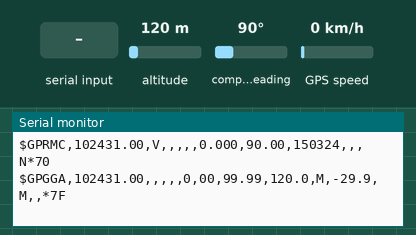
Recording of a sketch running on a simulated Arduino Uno, built with avr-gcc and run on an emulated ATmega328P. Parts: the last lines printed to the serial monitor. The test bench sets the inputs (shaded band); at power-on: altitude 120 m, compass heading 90°, GPS speed 0 km/h. The GPS gets a fix after 3 s at 37.7749, -122.4194 with 8 satellites.

Above: at 1.2 s.
1.3 s: altitude set to 20 m
At 2.4 s:
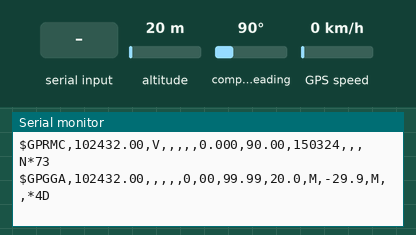
4.5 s: "1\n" received over the second serial link
At 4.9 s:
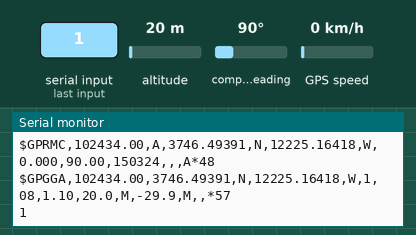
7.5 s: compass heading set to 269°
At 8.7 s:
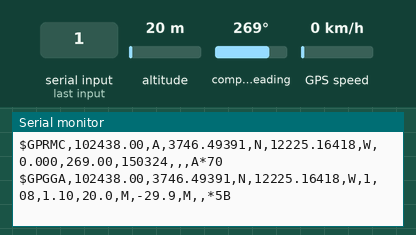
10.5 s: GPS speed set to 2 km/h
At 11.8 s:
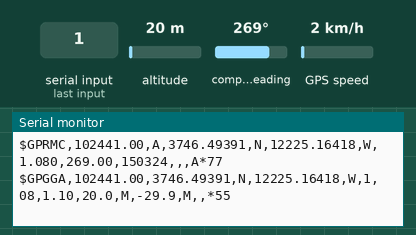
12.0 s: compass heading set to 7°
At 12.8 s:
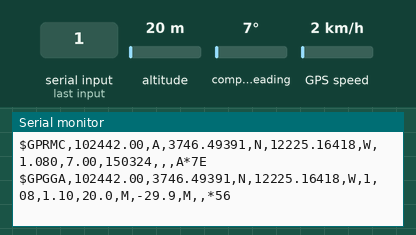
13.5 s: GPS speed set to 60 km/h
At 14.5 s:
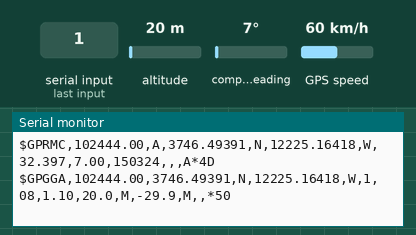
Timing chart, 0 to 16.5 s (numbered marks = the images above; inputs shaded):
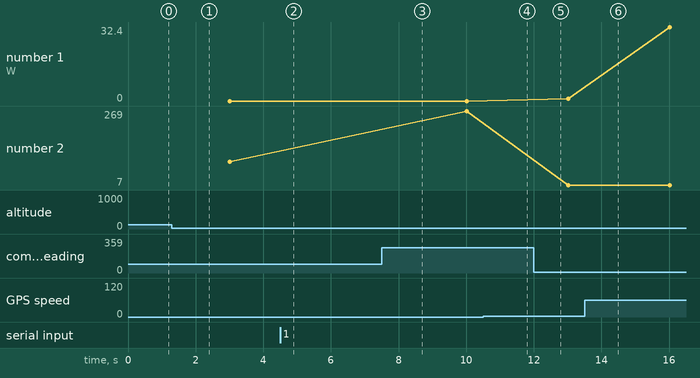

Measured:
- after the input at 1.3 s, the serial monitor: prints a new line after 0.71 s (image 1)
- after the input at 4.5 s, the serial monitor: prints a new line at once (image 2)
- after the input at 7.5 s, the serial monitor: prints a new line after 0.51 s (image 3)
- after the input at 10.5 s, the serial monitor: prints a new line after 0.51 s (image 4)
- after the input at 12.0 s, the serial monitor: prints a new line at once (image 5)
- after the input at 13.5 s, the serial monitor: prints a new line after 0.51 s (image 6)
- plotted number 1: 1.08 → 32.4 after the input at 13.5 s
- plotted number 2: 90 → 269 after the input at 7.5 s

The sketch:

GPS_Sketch_2.ino
```cpp
#include <SoftwareSerial.h>
#include <TinyGPS.h> //подключение необходимых для работы библиотек

TinyGPS gps;
SoftwareSerial gpsSerial(12, 16); //номера пинов, к которым подключен модуль (RX, TX)

bool newdata = false;
unsigned long start;
long lat, lon;
//unsigned long time, date;
String string_b;
void setup(){
gpsSerial.begin(9600); // установка скорости обмена с приемником
Serial.begin(115200);
Serial.println("Waiting data of GPS...");
}

void loop(){
newdata = readgps();
if (newdata)
{
gps.get_position(&lat, &lon);
Serial.print("Lat: "); Serial.print(lat);
Serial.print(" Long: "); Serial.print(lon);
}
}

// проверка наличия данных

bool readgps()
{
while (gpsSerial.available())
{
char d = gpsSerial.read();
int b = d;
Serial.write(d);
//в библиотеке TinyGPS имеется ошибка: не обрабатываются данные с \r и \n
if('\r' != b)
{
if (gps.encode(b))
 return true;
}
}
return false;
}
```
